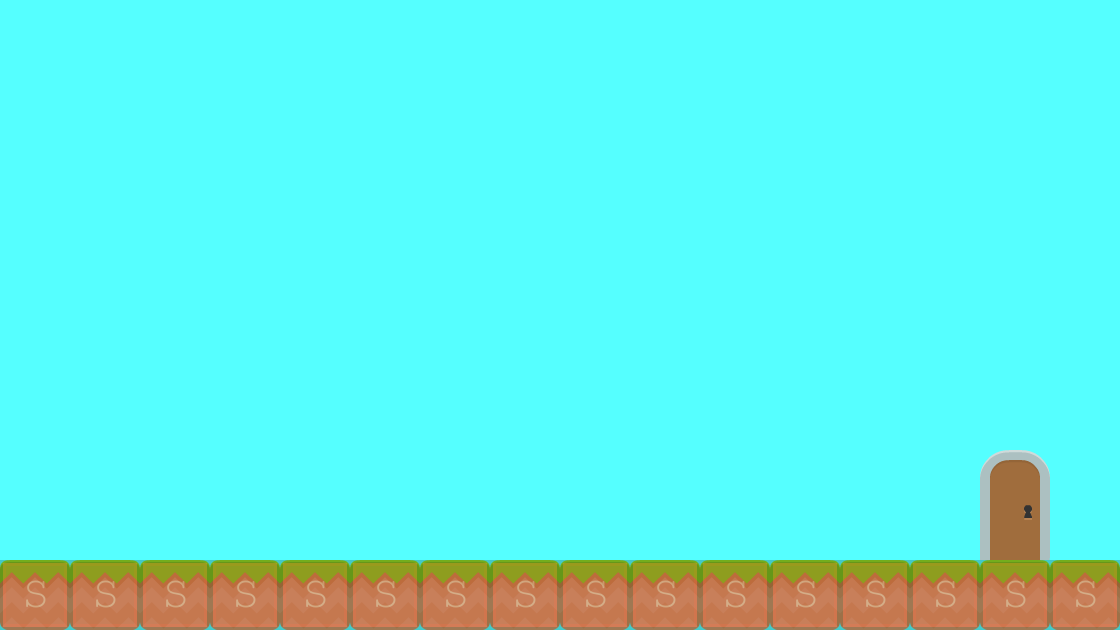

This game map was drawn from its Tiled (.tmx) file and the tilesets committed beside it. A one-line description and the trimmed map source follow:
An orthogonal 16x9 tile map with 70x70 px tiles, 2 tile layers (background, collision), 4 tilesets and 1 object (levelTrigger).

<map version="1.0" orientation="orthogonal" renderorder="right-down" width="16" height="9" tilewidth="70" tileheight="70" backgroundcolor="#55ffff">
 <tileset firstgid="1" name="background-tiles" tilewidth="70" tileheight="70">
  <image source="../../Mario Files/data/img/background-tiles.png" width="910" height="910" />
 </tileset>
 <tileset firstgid="170" name="meta-tiles" tilewidth="70" tileheight="70">
  <image source="../img/meta-tiles.png" width="350" height="70" />
  <tile id="1">
   <properties>
    <property name="type" value="solid" />
   </properties>
  </tile>
  <tile id="4">
   <properties>
    <property name="type" value="solid" />
   </properties>
  </tile>
 </tileset>
 <tileset firstgid="175" name="2nd map" tilewidth="70" tileheight="70">
  <image source="../img/background-tiles.png" width="910" height="910" />
 </tileset>
 <tileset firstgid="344" name="2nd map" tilewidth="70" tileheight="70">
  <image source="../img/background-tiles.png" width="910" height="910" />
 </tileset>
 <layer name="background" width="16" height="9">
  <data>[144 cells, 18 non-empty, 3 distinct tile ids]</data>
 </layer>
 <layer name="collision" width="16" height="9" opacity="0.21">
  <properties>
   <property name="type" value="soild" />
  </properties>
  <data>[144 cells, 16 non-empty, 1 distinct tile ids]</data>
 </layer>
 <objectgroup name="trigger-entities">
  <object name="levelTrigger" x="978.667" y="424" width="68" height="137.333">
   <properties>
    <property name="level" value="2nd map" />
   </properties>
  </object>
 </objectgroup>
</map>
